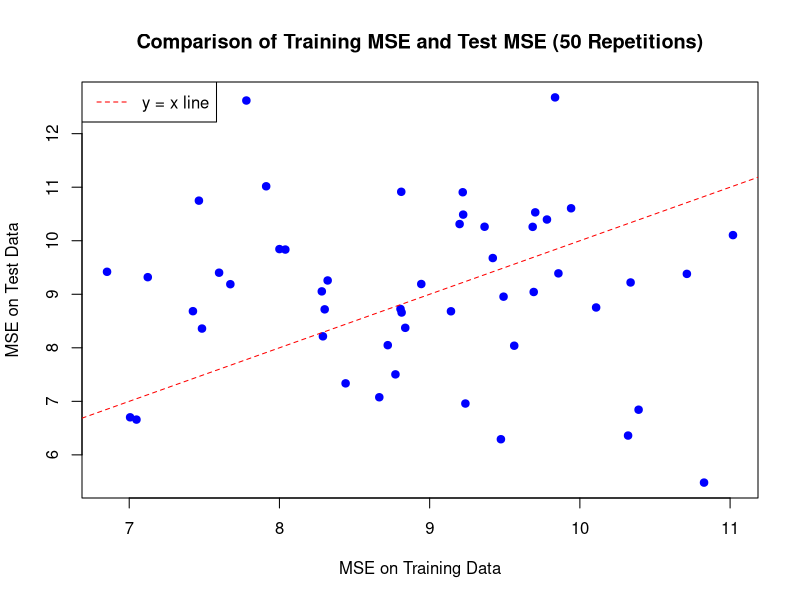

Write the R code that produced this figure.
# Set seed for reproducibility
set.seed(123)

# --- Simulation Parameters ---

# Number of repetitions for the entire process
n_repetitions <- 50

# Number of data points in training and test sets
n_samples <- 100

# Parameters for the Normal distribution
true_mean <- 3
true_variance <- 9
true_sd <- sqrt(true_variance) # rnorm uses standard deviation

# --- Initialize Vectors to Store Results ---

# Vector to store the Mean Squared Sum (SS_average) for training data for each repetition
train_mse_results <- numeric(n_repetitions)

# Vector to store the Mean Squared Sum for test data for each repetition
test_mse_results <- numeric(n_repetitions)

# --- Start the Simulation Loop ---

for (i in 1:n_repetitions) {

  # 1. Generate Training Data
  # Generate n_samples from a Normal distribution with the specified mean and sd
  train_data <- rnorm(n_samples, mean = true_mean, sd = true_sd)

  # 2. Calculate the Sample Mean from Training Data
  train_sample_mean <- mean(train_data)

  # 3. Calculate MSE on Training Data
  # Calculate the squared differences between each training data point and the training sample mean
  train_squared_diff <- (train_data - train_sample_mean)^2
  # Calculate the average of these squared differences (Mean Squared Error for training)
  train_mse <- mean(train_squared_diff)
  # Store the result
  train_mse_results[i] <- train_mse

  # 4. Generate Test Data (Evaluation Data)
  # Generate n_samples from the *same* Normal distribution
  test_data <- rnorm(n_samples, mean = true_mean, sd = true_sd)

  # 5. Calculate MSE on Test Data using the Training Sample Mean
  # Calculate the squared differences between each test data point and the *training* sample mean
  test_squared_diff <- (test_data - train_sample_mean)^2
  # Calculate the average of these squared differences (Mean Squared Error for test)
  test_mse <- mean(test_squared_diff)
  # Store the result
  test_mse_results[i] <- test_mse

  # Optional: Print progress (can be removed if not needed)
  # cat("Repetition", i, "done.\n")

} # End of the simulation loop

# --- Visualize the Results ---

# Create a scatter plot comparing the MSE on training data vs. MSE on test data
plot(train_mse_results, test_mse_results,
     main = "Comparison of Training MSE and Test MSE (50 Repetitions)",
     xlab = "MSE on Training Data",
     ylab = "MSE on Test Data",
     pch = 19, # Use solid circles for points
     col = "blue")

# Add a diagonal line (y=x) for reference
# Points below this line mean test MSE was lower than train MSE for that repetition
# Points above this line mean test MSE was higher than train MSE for that repetition
abline(a = 0, b = 1, col = "red", lty = 2) # lty=2 makes the line dashed

# Add a legend
legend("topleft", legend = "y = x line", col = "red", lty = 2)

# Print the first few results (optional)
# print("First 6 Training MSEs:")
# print(head(train_mse_results))
# print("First 6 Test MSEs:")
# print(head(test_mse_results))
